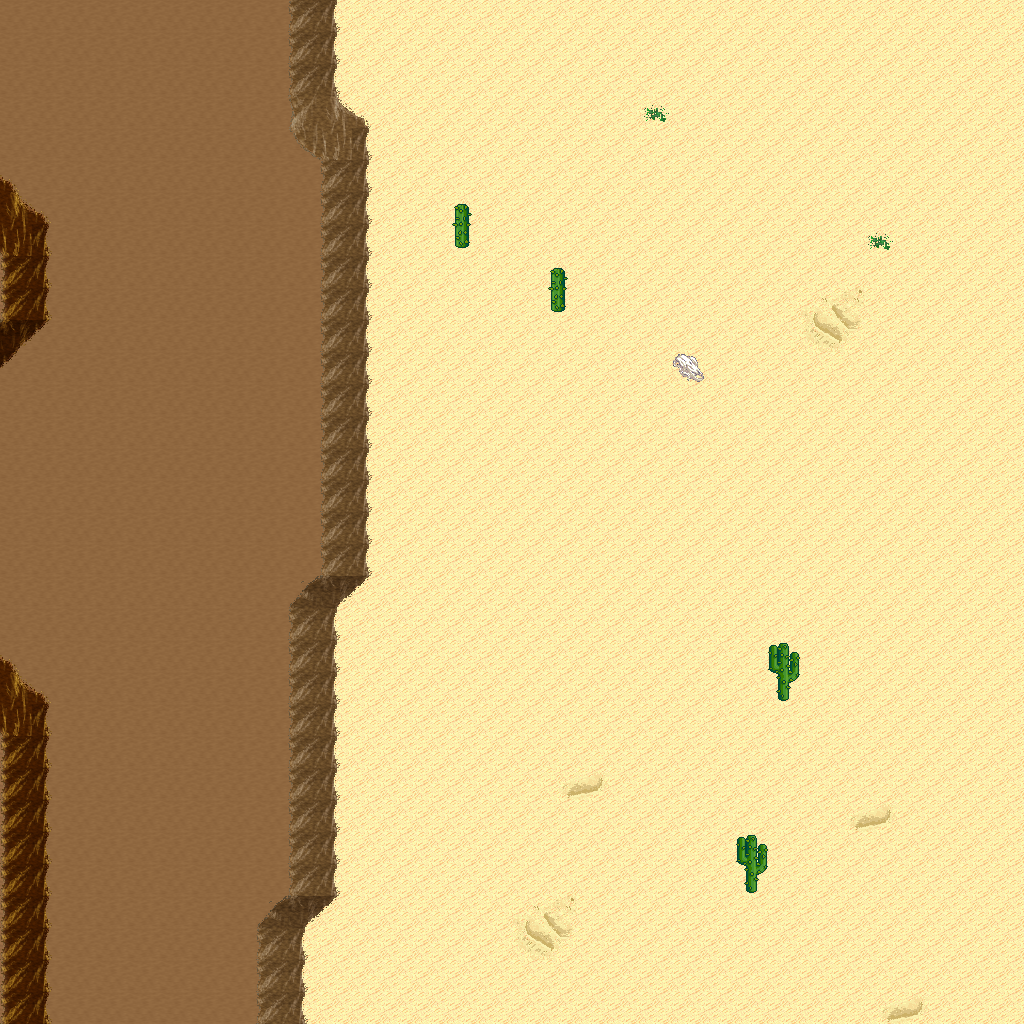

A 2D game scene composited from a Tiled map and its tileset images. What follows is a short description and the map's XML, with each tile layer's data collapsed to a summary:
An orthogonal 32x32 tile map with 32x32 px tiles, 5 tile layers (Ground, Objects, Objects2, Above, ...), 1 hidden layer not drawn, 8 tilesets.

<map version="1.10" tiledversion="1.11.0" orientation="orthogonal" renderorder="right-down" width="32" height="32" tilewidth="32" tileheight="32" infinite="0" nextlayerid="11" nextobjectid="1">
 <tileset firstgid="1" name="logic_collision" tilewidth="32" tileheight="32" tilecount="1" columns="1">
  <image source="../drawable/logic_collision.png" width="32" height="32" />
 </tileset>
 <tileset firstgid="2" name="ground_ground" tilewidth="32" tileheight="32" tilecount="33" columns="3">
  <image source="../drawable/ground_ground.png" width="96" height="352" />
 </tileset>
 <tileset firstgid="35" name="ground_ridge_earth_pale" tilewidth="32" tileheight="32" tilecount="96" columns="12">
  <image source="../drawable/ground_ridge_earth_pale.png" width="384" height="256" />
 </tileset>
 <tileset firstgid="131" name="ground_ridge_earth_dark" tilewidth="32" tileheight="32" tilecount="96" columns="12">
  <image source="../drawable/ground_ridge_earth_dark.png" width="384" height="256" />
 </tileset>
 <tileset firstgid="227" name="terrain_desert" tilewidth="32" tileheight="32" tilecount="88" columns="8">
  <image source="../drawable/terrain_desert.png" width="256" height="352" />
 </tileset>
 <tileset firstgid="315" name="plant_tree_tree_darkgreen" tilewidth="32" tileheight="32" tilecount="88" columns="8">
  <image source="../drawable/plant_tree_tree_darkgreen.png" width="256" height="352" />
 </tileset>
 <tileset firstgid="403" name="plant_cactus_2" tilewidth="32" tileheight="32" tilecount="10" columns="5">
  <image source="../drawable/plant_cactus_2.png" width="160" height="64" />
 </tileset>
 <tileset firstgid="413" name="ground_sand_2" tilewidth="32" tileheight="32" tilecount="15" columns="5">
  <image source="../drawable/ground_sand_2.png" width="160" height="96" />
 </tileset>
 <layer id="1" name="Ground" width="32" height="32">
  <data>[1024 cells, 1024 non-empty, 11 distinct tile ids]</data>
 </layer>
 <layer id="2" name="Objects" width="32" height="32">
  <data>[1024 cells, 107 non-empty, 19 distinct tile ids]</data>
 </layer>
 <layer id="3" name="Objects2" width="32" height="32">
  <data>[1024 cells, 0 non-empty, 0 distinct tile ids]</data>
 </layer>
 <layer id="4" name="Above" width="32" height="32">
  <data>[1024 cells, 4 non-empty, 2 distinct tile ids]</data>
 </layer>
 <layer id="5" name="Above2" width="32" height="32">
  <data>[1024 cells, 0 non-empty, 0 distinct tile ids]</data>
 </layer>
 <layer id="6" name="Walkable" width="32" height="32" visible="0">
  <data>[1024 cells, 54 non-empty, 1 distinct tile ids]</data>
 </layer>
 <objectgroup id="7" name="Mapevents" />
 <objectgroup id="8" name="Spawn" />
 <objectgroup id="9" name="Keys" />
 <objectgroup id="10" name="Replace" />
</map>
